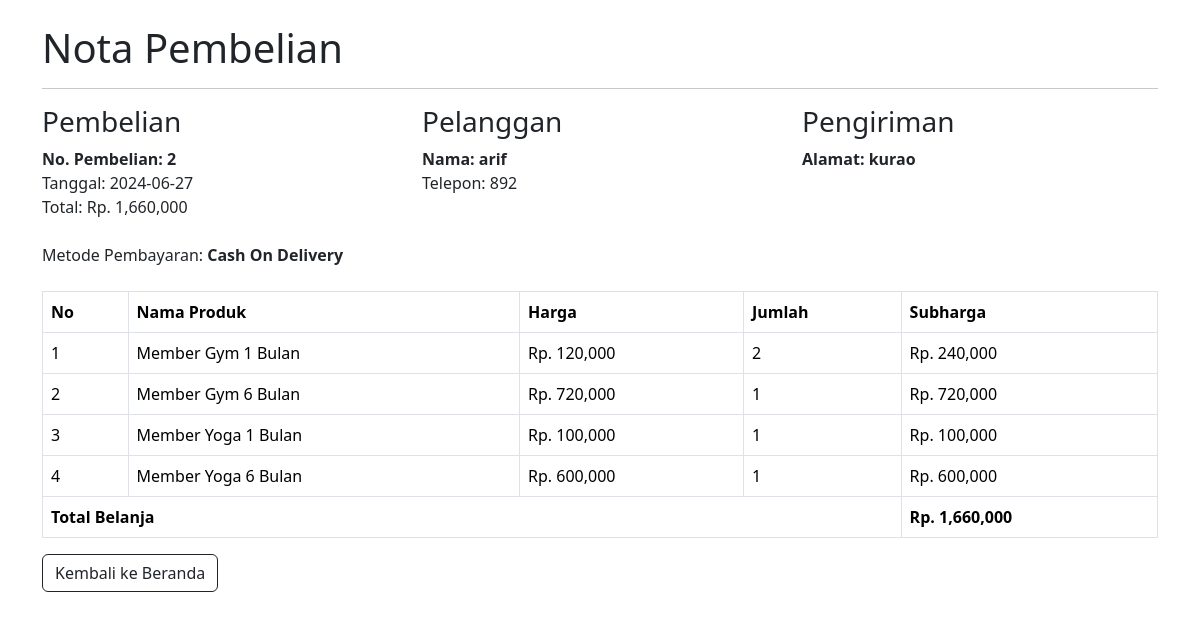
Screenshot of /admin/detail.php?id=2 with the database file from the repository.
### tables this page shows
CREATE TABLE `pembelian` (
  `id_pembelian` int(11) NOT NULL,
  `username` varchar(11) DEFAULT NULL,
  `tanggal_pembelian` date DEFAULT NULL,
  `total_pembelian` decimal(10,2) DEFAULT NULL,
  `alamat_pengiriman` text DEFAULT NULL,
  `pembayaran` varchar(50) NOT NULL
);

CREATE TABLE `users_umum` (
  `id_user` int(11) NOT NULL,
  `name` varchar(50) NOT NULL,
  `username` varchar(30) NOT NULL,
  `password` varchar(50) NOT NULL,
  `nohp` int(11) NOT NULL
);

CREATE TABLE `pembelian_member` (
  `id_pembelian` int(11) NOT NULL,
  `id_member` int(11) NOT NULL,
  `nama` varchar(50) NOT NULL,
  `harga` int(11) NOT NULL,
  `jumlah` int(11) NOT NULL,
  `subharga` int(11) NOT NULL
);

### admin/detail.php (the view, shortened to what this page needs)
<?php
$koneksi = new mysqli("localhost", "root", "", "gym");
$id_pembelian = $_GET['id'];
$ambil = $koneksi->query("SELECT * FROM pembelian
JOIN users_umum ON pembelian.username = users_umum.username
WHERE pembelian.id_pembelian = '$id_pembelian'
");
$detail = $ambil->fetch_assoc();
?>
<!DOCTYPE html>
<html>
<head>
    <link rel="stylesheet" href="../css/bootstrap.css">
</head>
<body>
        <div class="container">
            <br><h1>Nota Pembelian</h1>
            <hr>
            <div class="row">
                <div class="col-md-4">
                    <h3>Pembelian</h3>
                    <strong>No. Pembelian: <?php echo $detail['id_pembelian']; ?></strong><br>
                    Tanggal: <?php echo $detail['tanggal_pembelian']; ?><br>
                    Total: Rp. <?php echo number_format($detail['total_pembelian']); ?>
                    <br><br>
                    Metode Pembayaran: <strong><?php echo $detail['pembayaran']; ?></strong><br>
                </div>
                <div class="col-md-4">
                    <h3>Pelanggan</h3>
                    <strong>Nama: <?php echo $detail['username']; ?></strong><br>
                    Telepon: <?php echo $detail['nohp']; ?>
                </div>
                <div class="col-md-4">
                    <h3>Pengiriman</h3>
                    <strong>Alamat: <?php echo $detail['alamat_pengiriman']; ?></strong>
                </div>
            </div><br>
            <table class="table table-bordered">
    <thead>
        <tr>
            <th>No</th>
            <th>Nama Produk</th>
            <th>Harga</th>
            <th>Jumlah</th>
            <th>Subharga</th>
        </tr>
    </thead>
    <tbody>
        <?php
        $totalbelanja_acc = 0;
        $totalbelanja_suplement = 0;
        $totalbelanja_outfit = 0;
        $totalbelanja_member = 0;
        ?>
        <?php
        $nomor = 1;
        $ambil = $koneksi->query("SELECT * FROM pembelian_member WHERE id_pembelian = '$id_pembelian'");
        while($pecah = $ambil->fetch_assoc()) {
            $totalbelanja_member += $pecah['subharga'];
        ?>
        <tr>
            <td><?php echo $nomor; ?></td>
            <td><?php echo $pecah['nama']; ?></td>
            <td>Rp. <?php echo number_format($pecah['harga']); ?></td>
            <td><?php echo $pecah['jumlah']; ?></td>
            <td>Rp. <?php echo number_format($pecah['subharga']); ?></td>
        </tr>
        <?php
            $nomor++;
        }
        ?>
    </tbody>
    <tfoot>
        <tr>
            <th colspan="4">Total Belanja</th>
            <th>Rp. <?php echo number_format($totalbelanja_acc + $totalbelanja_suplement + $totalbelanja_outfit + $totalbelanja_member) ?></th>
        </tr>
    </tfoot>
</table>
            <a href="index.php?halaman=pembelian" class="btn btn-outline-dark mt-auto">Kembali ke Beranda</a>
        </div>
</body>
</html>

### rows the page displays
pembelian: id_pembelian "2", tanggal_pembelian "2024-06-27", total_pembelian "1,660,000", pembayaran "Cash On Delivery", users_umum.username "arif", users_umum.nohp "892", alamat_pengiriman "kurao"
pembelian_member: nama "Member Gym 1 Bulan", harga "120,000", jumlah "2", subharga "240,000"
pembelian_member: nama "Member Gym 6 Bulan", harga "720,000", jumlah "1", subharga "720,000"
pembelian_member: nama "Member Yoga 1 Bulan", harga "100,000", jumlah "1", subharga "100,000"
pembelian_member: nama "Member Yoga 6 Bulan", harga "600,000", jumlah "1", subharga "600,000"
